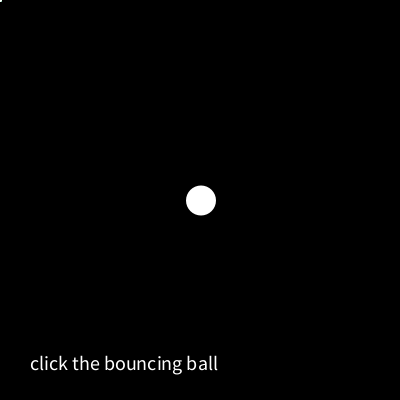
Frame 1 (no input)
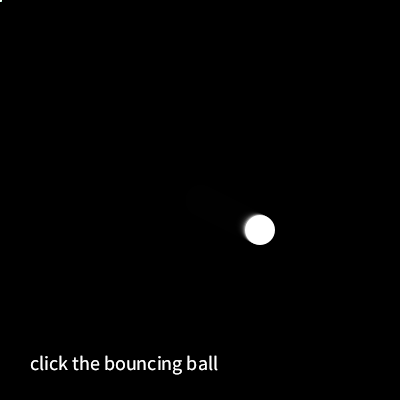
Frame 60 (the mouse pressed at the canvas centre just before this capture)
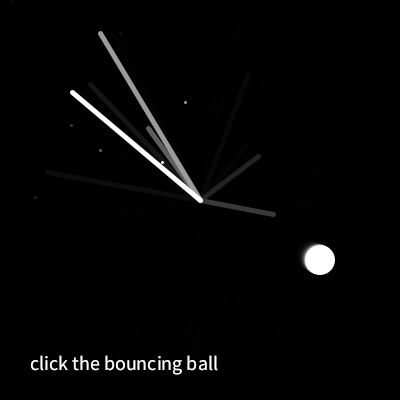
Frame 120 (the mouse held since frame 60 and released just before this capture)

The Processing sketch that drew these frames (run headless with seeded random() and noise(); from frame 60 on, the mouse is pressed at the canvas centre):

// Processing sketch: processing_108757
// ── processing_108757.pde

//60-675
//Copyright: Angela Kolosky, Pittsburgh, PA 2013

float x,y,wd,ht;
int value = 255;
float xspeed=1;
float yspeed=.5;

void setup()
{
  size(400,400);
  background(0);
  x=200;
  y=200;
  wd=width*.5;
  ht=height*.5;
}

void draw()
{
  //background
  noStroke();
  fill(0,0,0,100);
  rect(0,0,width,height);
  
  //text
  fill(255);
  textSize(20);
  text("click the bouncing ball",30,370);
  
  //stars
  stroke(8,255,133);
  strokeWeight(3);
  point(mouseX,mouseY);
  
  //mouse
  stroke(255);
  strokeWeight(3);
  point(random(pmouseX),random(pmouseY));
 
  //bouncing ellipse help from Processing tutorial on PVector
  x=x+xspeed;
  y=y+yspeed;
  
  if ((x>width) || (x<0))
  {
    xspeed=xspeed*-1;
  }
  if ((y>height) || (y<0))
  {
    yspeed=yspeed*-1;
  }
  
  noStroke();
  fill(value);
  ellipse(x,y,30,30);
  
  //mouse pressed lines
  if (mousePressed == true)
  {
    stroke(255);
    strokeWeight(5);
    line(mouseX,mouseY,random(1,400),random(1,400));
  }
  else
  {
    point(random(1,400),random(1,400));
  }
}

//mouse click change colors of ellipse
void mouseClicked() 
{ if (value == 255)
  { value = color(random(255),random(255),random(255));
  }
  else
  { value = 255;
  }
}
